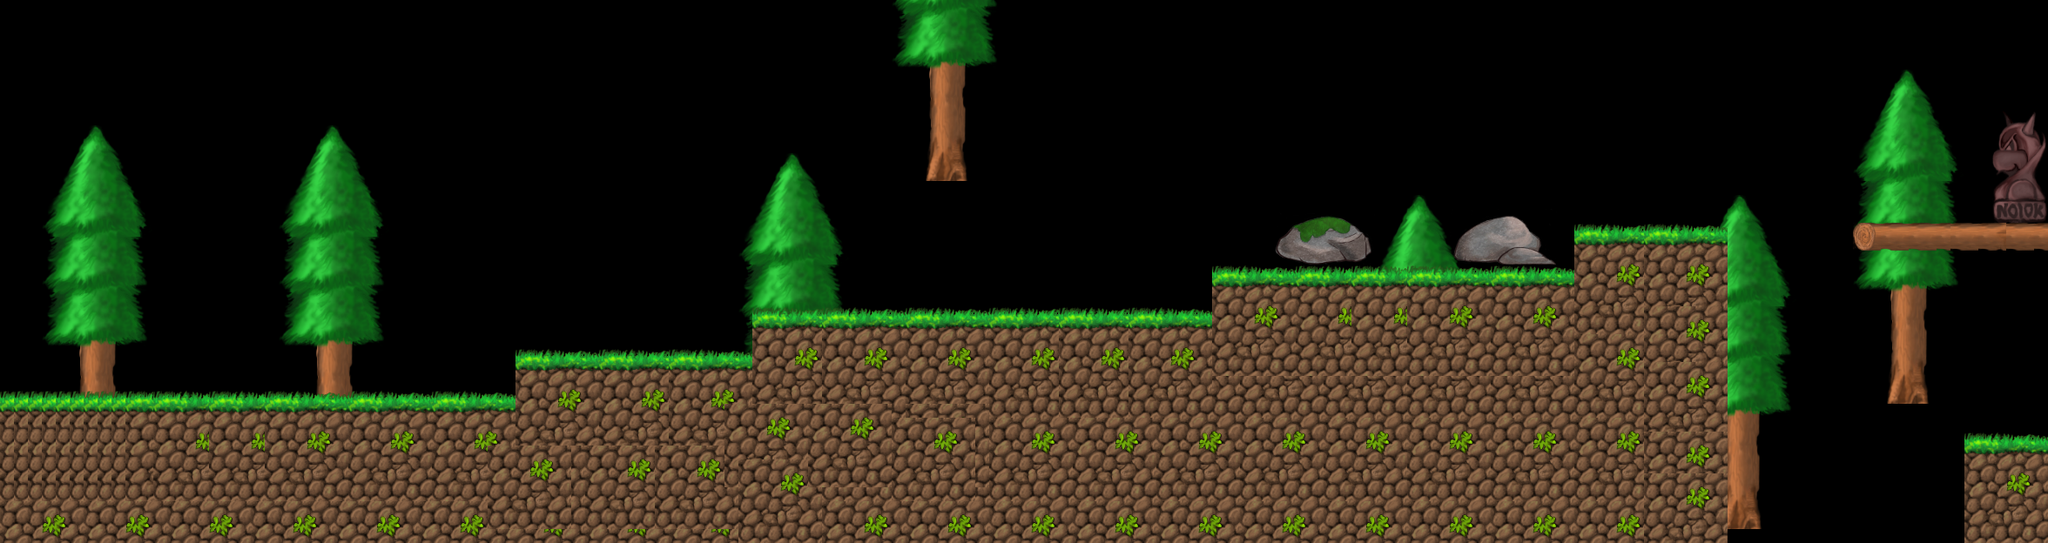

Tiled map render using the project's own tile images. Description and the map definition, with tile-layer contents summarised, below:
An orthogonal 147x39 tile map with 16x16 px tiles, 2 tile layers (bg, fg), 5 tilesets.

<map version="1.10" tiledversion="1.11.0" orientation="orthogonal" renderorder="right-down" width="147" height="39" tilewidth="16" tileheight="16" infinite="0" nextlayerid="4" nextobjectid="1">
 <tileset firstgid="1" name="foresttiles-1" tilewidth="16" tileheight="16" tilecount="80" columns="8">
  <image source="../img/forest/foresttiles-1.png" width="128" height="160" />
 </tileset>
 <tileset firstgid="81" name="foresttiles-10" tilewidth="16" tileheight="16" tilecount="192" columns="8">
  <image source="../img/forest/foresttiles-10.png" width="128" height="384" />
 </tileset>
 <tileset firstgid="273" name="branch" tilewidth="16" tileheight="16" tilecount="96" columns="8">
  <image source="../img/forest/branch.png" width="128" height="192" />
 </tileset>
 <tileset firstgid="369" name="nolok_statue" tilewidth="16" tileheight="16" tilecount="32" columns="4">
  <image source="../img/forest/nolok_statue.png" width="64" height="128" />
 </tileset>
 <tileset firstgid="401" name="rocks-forest" tilewidth="16" tileheight="16" tilecount="256" columns="8">
  <image source="../img/forest/rocks-forest.png" width="128" height="512" />
 </tileset>
 <layer id="2" name="bg" width="147" height="39">
  <data>[5733 cells, 1256 non-empty, 192 distinct tile ids]</data>
 </layer>
 <layer id="1" name="fg" width="147" height="39">
  <data>[5733 cells, 2151 non-empty, 156 distinct tile ids]</data>
 </layer>
 <objectgroup id="3" name="obj" />
</map>
